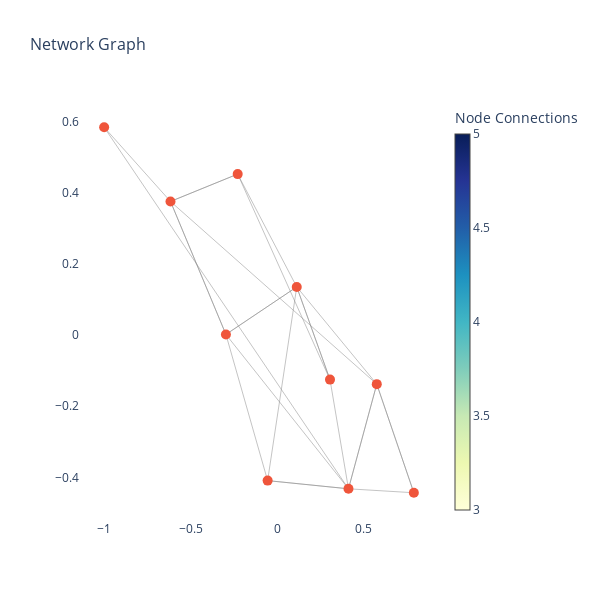

Notebook code for this chart:
### Code cell
# import plotly.graph_objects as go
# import networkx as nx

# # Create a sample graph (simple graph for demonstration)
# G = nx.erdos_renyi_graph(10, 0.3)

# # Get node positions using a layout algorithm (spring layout for 2D)
# pos = nx.spring_layout(G)

# # Create lists for node positions and edge positions
# edge_x = []
# edge_y = []
# for edge in G.edges():
#     x0, y0 = pos[edge[0]]
#     x1, y1 = pos[edge[1]]
#     edge_x.append(x0)
#     edge_x.append(x1)
#     edge_y.append(y0)
#     edge_y.append(y1)

# # Create lists for node positions and node labels
# node_x = []
# node_y = []
# for node in G.nodes():
#     x, y = pos[node]
#     node_x.append(x)
#     node_y.append(y)

# # Create a scatter plot for nodes
# node_trace = go.Scatter(
#     x=node_x, y=node_y,
#     mode='markers',
#     hoverinfo='text',
#     marker=dict(
#         showscale=True,
#         colorscale='YlGnBu',
#         size=10,
#         colorbar=dict(
#             thickness=15,
#             title='Node Connections'
#         )
#     )
# )

# # Create a scatter plot for edges
# edge_trace = go.Scatter(
#     x=edge_x, y=edge_y,
#     line=dict(width=0.5, color='#888'),
#     hoverinfo='none',
#     mode='lines'
# )

# # Create the figure with both nodes and edges
# fig = go.Figure(data=[edge_trace, node_trace],
#                 layout=go.Layout(
#                     title="Network Graph",
#                     title_font_size=16,  # Corrected property
#                     showlegend=False,
#                     hovermode='closest',
#                     plot_bgcolor='rgb(255, 255, 255)',
#                     xaxis=dict(showgrid=False),
#                     yaxis=dict(showgrid=False),
#                     height=600,  # Adjust height as needed
#                     width=600   # Adjust width as needed
#                 ))

# # Show the plot
# fig.show()

### Figure 1 — Plotly figure (JSON) as saved in the notebook; plotly's stock layout.template omitted (floating-point values rounded to 4 significant figures)
{"data": [{"hoverinfo": "none", "line": {"color": "#888", "width": 0.5}, "mode": "lines", "type": "scatter", "x": [0.7899, 0.5756, 0.7899, 0.4121, -1, -0.6166, 0.5756, 0.4121, 0.5756, 0.1132, -0.05513, 0.4121, -0.05513, -0.2962, 0.4121, 0.3053, -0.2283, -0.6166, -0.2283, 0.1132, -0.2962, -0.6166, -0.2962, 0.1132, 0.3053, 0.1132], "y": [-0.443, -0.138, -0.443, -0.4319, 0.5835, 0.3751, -0.138, -0.4319, -0.138, 0.1351, -0.409, -0.4319, -0.409, 0.001566, -0.4319, -0.1253, 0.4519, 0.3751, 0.4519, 0.1351, 0.001566, 0.3751, 0.001566, 0.1351, -0.1253, 0.1351]}, {"hoverinfo": "text", "marker": {"colorbar": {"thickness": 15, "title": {"text": "Node Connections"}}, "colorscale": [[0, "rgb(255,255,217)"], [0.125, "rgb(237,248,177)"], [0.25, "rgb(199,233,180)"], [0.375, "rgb(127,205,187)"], [0.5, "rgb(65,182,196)"], [0.625, "rgb(29,145,192)"], [0.75, "rgb(34,94,168)"], [0.875, "rgb(37,52,148)"], [1, "rgb(8,29,88)"]], "showscale": true, "size": 10}, "mode": "markers", "type": "scatter", "x": [0.7899, -1, 0.5756, -0.05513, 0.4121, -0.2283, -0.2962, -0.6166, 0.3053, 0.1132], "y": [-0.443, 0.5835, -0.138, -0.409, -0.4319, 0.4519, 0.001566, 0.3751, -0.1253, 0.1351]}], "layout": {"height": 600, "hovermode": "closest", "plot_bgcolor": "rgb(255, 255, 255)", "showlegend": false, "title": {"font": {"size": 16}, "text": "Network Graph"}, "width": 600, "xaxis": {"showgrid": false}, "yaxis": {"showgrid": false}}}
